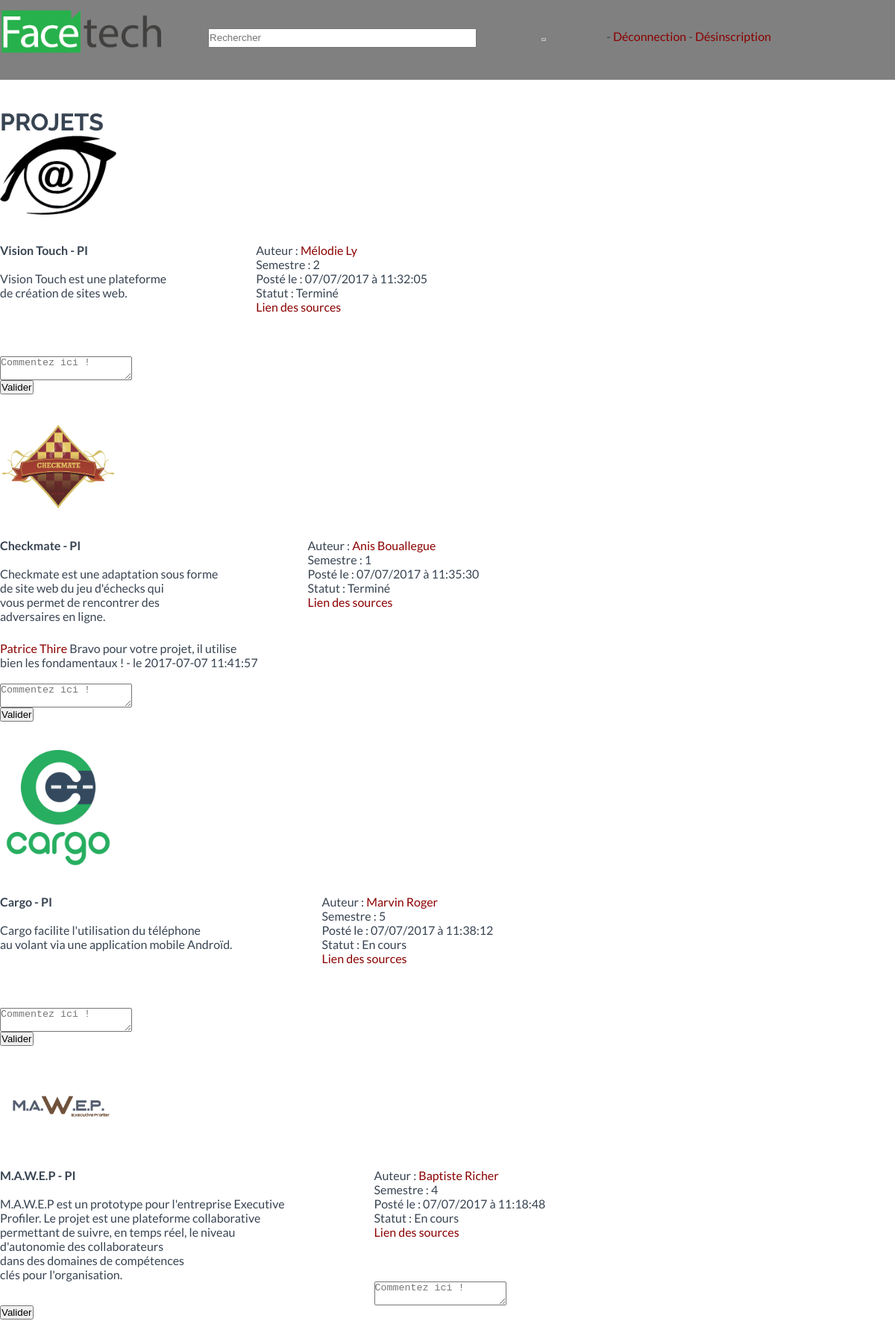
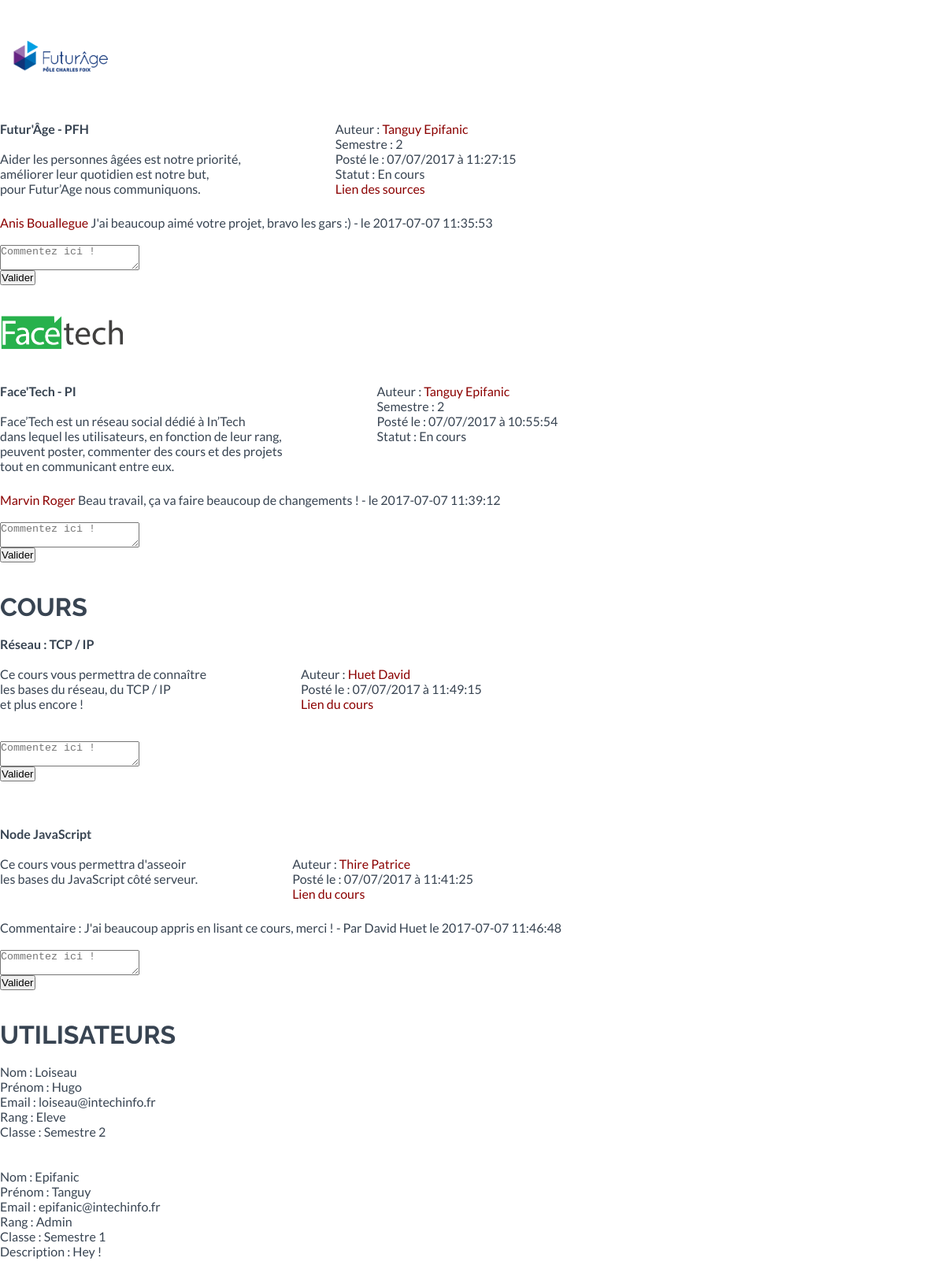
Page /Vue/rechercher.php (upper part) on the committed database (2 pictures, top to bottom).
### tables this page shows
CREATE TABLE `projets` (
  `id` int(11) NOT NULL,
  `nom` varchar(45) DEFAULT NULL,
  `chef` varchar(20) DEFAULT NULL,
  `type` enum('PI','PFH') NOT NULL COMMENT 'PI ou PFH',
  `pdate` datetime DEFAULT NULL,
  `membre` int(11) NOT NULL,
  `statut` enum('encours','fini') NOT NULL COMMENT 'fini ou en cours',
  `niveau` varchar(3) DEFAULT NULL,
  `descr` text,
  `logo` varchar(5000) NOT NULL DEFAULT '../Images/LogosP/Defaut/Defaut.png',
  `fichier` varchar(5000) DEFAULT NULL,
  `nblike` int(11) DEFAULT '0',
  `remq` varchar(45) DEFAULT NULL
);

CREATE TABLE `utilisateurs` (
  `id` int(11) NOT NULL,
  `nom` varchar(45) NOT NULL,
  `prenom` text NOT NULL,
  `statut` enum('ON','OFF') NOT NULL,
  `rang` varchar(10) DEFAULT NULL,
  `udate` date NOT NULL,
  `classe` varchar(3) DEFAULT NULL,
  `avatar` varchar(100) DEFAULT '../Images/Avatars/Default/Default.gif',
  `descr` text,
  `email` varchar(75) DEFAULT NULL,
  `Mdp` varchar(500) DEFAULT NULL,
  `remq` varchar(45) DEFAULT NULL
);

CREATE TABLE `commentaires` (
  `id` int(11) NOT NULL,
  `descr` text NOT NULL,
  `uid` int(11) DEFAULT NULL,
  `comdate` datetime DEFAULT NULL,
  `pid` int(11) DEFAULT NULL,
  `cid` int(11) DEFAULT NULL,
  `remq` varchar(45) DEFAULT NULL
);

CREATE TABLE `cours` (
  `id` int(11) NOT NULL,
  `uid` int(11) NOT NULL,
  `theme` varchar(45) NOT NULL,
  `cdate` datetime NOT NULL,
  `classe` varchar(3) NOT NULL,
  `descr` text,
  `fichier` varchar(5000) DEFAULT NULL,
  `remq` varchar(45) DEFAULT NULL
);

### Modele/m_rechercher.php (called while the page is built)
<?php
function modele_rechercher_projet($bdd, $rech)
{
	$projets = $bdd->query(
		"SELECT p.id AS id, p.chef AS uid, p.nom AS pnom, p.type AS type, p.logo AS logo, p.descr AS descr,u.id AS uid, u.prenom AS prenom, u.nom AS nom, p.pdate, p.niveau, p.statut, p.fichier
		FROM PROJETS p
		LEFT JOIN UTILISATEURS u
		ON p.chef = u.id
		WHERE p.nom LIKE '%$rech%'
			OR p.type LIKE '%$rech%'
			OR p.descr LIKE '%$rech%'
			OR p.niveau LIKE '%$rech%'"
	);
	return $projets->fetchAll(PDO::FETCH_ASSOC);
}
function modele_rechercher_cours($bdd, $rech)
{
	$cours = $bdd->query(
		"SELECT c.cdate , c.id AS cid, c.uid, c.theme, c.descr, c.fichier, u.nom, u.prenom
		FROM COURS c
		LEFT JOIN UTILISATEURS u ON c.uid = u.id
		WHERE c.theme LIKE '%$rech%'
			OR c.descr LIKE '%$rech%'"
	);
	return $cours->fetchAll(PDO::FETCH_ASSOC);
}
function modele_rechercher_UTILISATEURS($bdd, $rech)
{
	$cours = $bdd->query(
		"SELECT nom, prenom ,descr ,email, classe, rang
		FROM UTILISATEURS
		WHERE nom LIKE '%$rech%'
			OR prenom LIKE '%$rech%'
			OR descr LIKE '%$rech%'
			OR email LIKE '%$rech%'"
	);
	return $cours->fetchAll(PDO::FETCH_ASSOC);
}
?>

### Modele/m_fil.php (called while the page is built, shortened)
<?php
function modele_afficher_commentaires_projets($bdd, $ID, $pid)
{
	$commentaires = $bdd->query(
		"SELECT c.uid AS coid, c.id AS id, u.id AS uid, u.prenom AS prenom, u.nom AS nom, c.descr, comdate
		FROM COMMENTAIRES c
		JOIN UTILISATEURS u
		ON uid = u.id
		WHERE pid = $pid
		ORDER BY comdate"
	);
	return $commentaires->fetchAll();
}
function modele_afficher_commentaires_cours($bdd, $ID, $cid)
{
	$commentaires = $bdd->query(
		"SELECT c.uid AS coid, c.id AS id, u.prenom AS prenom, u.nom AS nom, c.descr, comdate
		FROM COMMENTAIRES c
		JOIN UTILISATEURS u
		ON uid = u.id
		WHERE cid = $cid
		ORDER BY comdate"
	);
	return $commentaires->fetchAll();
}
?>

### Vue/rechercher.php (the view, shortened to what this page needs)
<link rel="stylesheet" href="../CSS/fil.css">
<link href="../Bootstrap/theme/assets/css/style.css" rel="stylesheet">
<?php
include("maquette.php");
include("../Modele/m_fil.php");
include("../Modele/m_rechercher.php");
require_once("../Controleur/c_supprimer_commentaire.php");
$ID = $_SESSION['ID'];
$rech = $_POST['rech'];
echo "<h1>PROJETS</h1>";
	$projets = modele_rechercher_projet($bdd, $rech);
if (!empty($projets))
{
	foreach ($projets as $donnees)
	{
		list($an, $mois, $jour, $heure, $min, $sec) =
			sscanf($donnees['pdate'], '%4s-%2s-%2s %2s:%2s:%2s');
		$pid          = $donnees['id'];
		$commentaires = modele_afficher_commentaires_projets($bdd, $ID, $pid);
		echo "<img class='img' src='$donnees[logo]'> <br><br>";
		echo "<div id='bloc1'><br><b>" . htmlspecialchars("$donnees[pnom]") . " - $donnees[type]" . "</b><br><br>";
		echo nl2br(htmlspecialchars("$donnees[descr]")) . "</div><br>";
		echo "Auteur : <a href='../Vue/profil.php?ID=$donnees[uid]'>" . htmlspecialchars("$donnees[prenom]") . " " . htmlspecialchars("$donnees[nom]") . "</a><br>";
		echo "Semestre : $donnees[niveau] <br>";
		echo "Posté le : $jour/$mois/$an à $heure:$min:$sec <br>";
		echo "<span>Statut : ";
		if ($donnees['statut'] == 'encours') echo 'En cours'; else echo 'Terminé' . '</span>';
		if (!empty($donnees['fichier'])) echo "<br><a href='". nl2br(htmlspecialchars("$donnees[fichier]")) ."'> Lien des sources </a><br><br>";
		foreach ($commentaires as $donnees)
		{
			echo "<div id='bloc3'><a href='../Vue/profil.php?ID=$donnees[uid]'>" . htmlspecialchars("$donnees[prenom]") . " " . htmlspecialchars("$donnees[nom]") . "</a>  " . nl2br(htmlspecialchars("$donnees[descr]")) . " - le $donnees[comdate]". ' ';
		}
		echo "<form method='POST' action='../Controleur/c_commenter.php?pid=$pid'>";
		echo "<br><br> <textarea name='commentaire' placeholder='Commentez ici !'></textarea> <br>";
		echo "<input type='submit' name='Valider' value='Valider'> <br><br><br>";
		echo "</form>";
	}
}
else echo'PAS DE PROJETS TROUVÉS POUR VOTRE RECHERCHE : "'.$_POST['rech'].'" !<br><br>';
echo "<h1>COURS</h1>";
$cours = modele_rechercher_cours($bdd, $rech);
if (!empty($cours))
{
	foreach ($cours as $donnees)
	{
		list($an, $mois, $jour, $heure, $min, $sec) =
			sscanf($donnees['cdate'], '%4s-%2s-%2s %2s:%2s:%2s');
		$cid          = $donnees['cid'];
		$commentaires = modele_afficher_commentaires_cours($bdd, $ID, $cid);
		echo '<br>';
		echo "<div id='bloc1'><b> $donnees[theme]</b><br><br>";
		echo nl2br(htmlspecialchars("$donnees[descr]")) . "</div><br><br>";
		echo "Auteur : <a href='../Vue/profil.php?ID=$donnees[uid]'> " . htmlspecialchars(trim($donnees['nom'])) .
				' ' . htmlspecialchars(trim($donnees['prenom'])) . "</a><br>";
		echo "Posté le : $jour/$mois/$an à $heure:$min:$sec<br>";
		if (!empty($donnees['fichier'])) echo "<a href='". nl2br(htmlspecialchars("$donnees[fichier]")) ."'> Lien du cours </a> <br>";
		foreach ($commentaires as $donnees)
		{
			echo "<div id='bloc3'><br> Commentaire : " . nl2br(htmlspecialchars("$donnees[descr]")) . " - Par " . htmlspecialchars("$donnees[prenom] $donnees[nom]") . " le $donnees[comdate]".' ';
		}
		echo "<form method='POST' action='../Controleur/c_commenter.php?cid=$cid'>";
		echo "<br><br> <textarea name='commentaire2' placeholder='Commentez ici !'></textarea><br>";
		echo "<input type='submit' name='Valider' value='Valider' onclick='projets();'> <br>";
		echo "</form><br><br>";
	}
}
else echo'PAS DE COURS TROUVÉS POUR VOTRE RECHERCHE : "'.$_POST['rech'].'" !<br><br>';
echo "<h1>UTILISATEURS</h1><br>";
$profils = modele_rechercher_utilisateurs($bdd, $rech);
if (!empty($profils))
{
	foreach ($profils as $donnees)
	{
	?>
		Nom : <?php echo htmlspecialchars($donnees['nom']);?>
		<br>
		Prénom : <?php echo htmlspecialchars($donnees['prenom']);?>
		<br>
		Email : <?php echo $donnees['email'];?>
		<br>
		Rang : <?php echo $donnees['rang'];?>
		<br>
		Classe : Semestre <?php echo $donnees['classe'];?>
		<br>
		<?php if (!empty($donnees['descr'])) echo 'Description : '.htmlspecialchars(nl2br($donnees['descr']));?>
			<br><br><?php
	}
}else {
	echo'PAS D\'UTILISATEURS TROUVEÉS POUR VOTRE RECHERCHE : "'.$_POST['rech'].'" !';
}
?>

### CSS/fil.css (style rules this page uses)
html { font-family: sans-serif; }
body { margin: 0 auto; }
form { display: inline; }
.img { width: 13%; }
#bloc1 { float: left; margin-right: 10%; margin-bottom: 2%; }
#bloc3 { clear: both; }

### CSS/maquette.css (style rules this page uses)
html { height: 100%; }
body { min-height: 100%; position: relative; margin: 0 auto; padding: 0; }
a { text-decoration: none; color: darkred; }

### rows in the picture
projets: logo (picture), nom "Vision Touch", type "PI", descr "Vision Touch est une plateforme de création de sites web.", utilisateurs.prenom "Mélodie", utilisateurs.nom "Ly", niveau "2", jour "07", mois "07", an "2017", heure "11", min "32", sec "05", statut "Terminé"
projets: logo (picture), nom "Checkmate", type "PI", descr "Checkmate est une adaptation sous forme de site web du jeu d'échecks qui vous permet de rencontrer des adversaires en ligne.", utilisateurs.prenom "Anis", utilisateurs.nom "Bouallegue", niveau "1", jour "07", mois "07", an "2017", heure "11", min "35", sec "30", statut "Terminé"
commentaires: uid.prenom "Patrice", uid.nom "Thire", descr "Bravo pour votre projet, il utilise bien les fondamentaux !", comdate "2017-07-07 11:41:57"
projets: logo (picture), nom "Cargo", type "PI", descr "Cargo facilite l'utilisation du téléphone au volant via une application mobile Androïd.", utilisateurs.prenom "Marvin", utilisateurs.nom "Roger", niveau "5", jour "07", mois "07", an "2017", heure "11", min "38", sec "12", statut "En cours"
projets: logo (picture), nom "M.A.W.E.P", type "PI", descr "M.A.W.E.P est un prototype pour l'entreprise Executive Profiler. Le projet est une plateforme collaborative permettant de suivre, en temps réel, le niveau d'autonomie des collaborateurs dans des domaines de compétences clés pour l'organisation.", utilisateurs.prenom "Baptiste", utilisateurs.nom "Richer", niveau "4", jour "07", mois "07", an "2017", heure "11", min "18", sec "48", statut "En cours"
projets: logo (picture), nom "Futur'Âge", type "PFH", descr "Aider les personnes âgées est notre priorité, améliorer leur quotidien est notre but, pour Futur’Age nous communiquons.", utilisateurs.prenom "Tanguy", utilisateurs.nom "Epifanic", niveau "2", jour "07", mois "07", an "2017", heure "11", min "27", sec "15", statut "En cours"
commentaires: uid.prenom "Anis", uid.nom "Bouallegue", descr "J'ai beaucoup aimé votre projet, bravo les gars :)", comdate "2017-07-07 11:35:53"
projets: logo (picture), nom "Face'Tech", type "PI", descr "Face’Tech est un réseau social dédié à In’Tech dans lequel les utilisateurs, en fonction de leur rang, peuvent poster, commenter des cours et des projets tout en communicant entre eux.", utilisateurs.prenom "Tanguy", utilisateurs.nom "Epifanic", niveau "2", jour "07", mois "07", an "2017", heure "10", min "55", sec "54", statut "En cours"
commentaires: uid.prenom "Marvin", uid.nom "Roger", descr "Beau travail, ça va faire beaucoup de changements !", comdate "2017-07-07 11:39:12"
cours: theme "Réseau : TCP / IP", descr "Ce cours vous permettra de connaître les bases du réseau, du TCP / IP et plus encore !", uid.nom "Huet", uid.prenom "David", jour "07", mois "07", an "2017", heure "11", min "49", sec "15"
cours: theme "Node JavaScript", descr "Ce cours vous permettra d'asseoir les bases du JavaScript côté serveur.", uid.nom "Thire", uid.prenom "Patrice", jour "07", mois "07", an "2017", heure "11", min "41", sec "25"
commentaires: descr "J'ai beaucoup appris en lisant ce cours, merci !", uid.nom "David Huet", comdate "2017-07-07 11:46:48"
utilisateurs: nom "Loiseau", prenom "Hugo", email "loiseau@intechinfo.fr", rang "Eleve", classe "2"
utilisateurs: nom "Epifanic", prenom "Tanguy", email "epifanic@intechinfo.fr", rang "Admin", classe "1", descr "Hey !"
